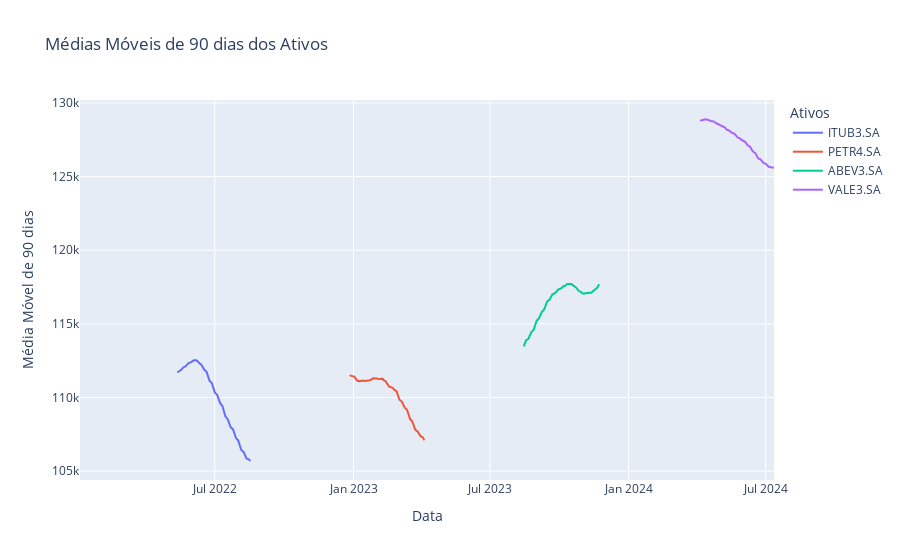

Notebook cell for this chart:
### Code cell
# Criando uma figura para o gráfico de linhas
fig = go.Figure()

# Adicionando uma linha para cada ativo
for ativo, dados in dados_por_ativo.items():
    fig.add_trace(go.Scatter(x=dados['Date'], y=dados['Media_Movel_90'], mode='lines', name=ativo))

# Configurando o layout do gráfico
fig.update_layout(title='Médias Móveis de 90 dias dos Ativos',
                  xaxis_title='Data',
                  yaxis_title='Média Móvel de 90 dias',
                  legend_title='Ativos')

fig.show()

### Figure 1 — Plotly figure (JSON) as saved in the notebook; plotly's stock layout.template omitted (floating-point values rounded to 4 significant figures; data arrays with more than 128 entries replaced by an {"elided": "..."} marker saying what was removed)
{"data": [{"mode": "lines", "name": "ITUB3.SA", "type": "scatter", "x": {"elided": "158 str values"}, "y": {"elided": "158 float values"}}, {"mode": "lines", "name": "PETR4.SA", "type": "scatter", "x": {"elided": "158 str values"}, "y": {"elided": "158 float values"}}, {"mode": "lines", "name": "ABEV3.SA", "type": "scatter", "x": {"elided": "158 str values"}, "y": {"elided": "158 float values"}}, {"mode": "lines", "name": "VALE3.SA", "type": "scatter", "x": {"elided": "158 str values"}, "y": {"elided": "158 float values"}}], "layout": {"autosize": true, "legend": {"title": {"text": "Ativos"}}, "title": {"text": "Médias Móveis de 90 dias dos Ativos"}, "xaxis": {"autorange": true, "range": ["2022-01-03", "2024-07-12"], "title": {"text": "Data"}, "type": "date"}, "yaxis": {"autorange": true, "range": [104400.0, 130200.0], "title": {"text": "Média Móvel de 90 dias"}, "type": "linear"}}}
